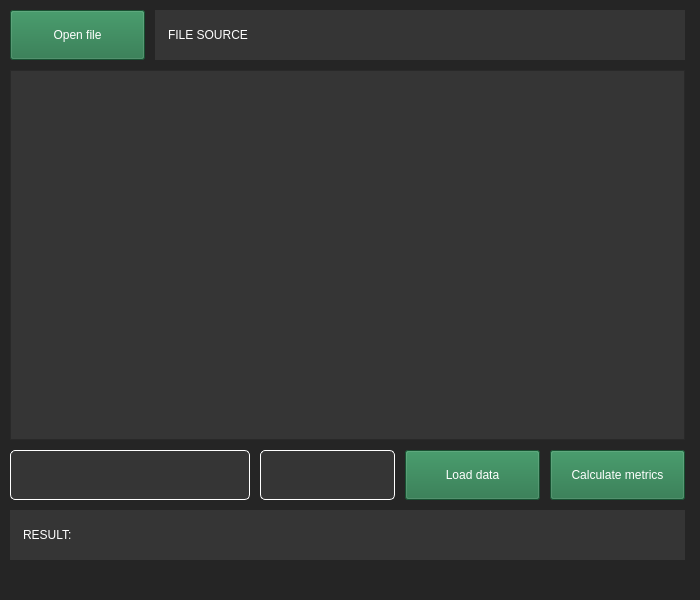
<?xml version="1.0" encoding="UTF-8"?>
<ui version="4.0">
 <class>MainWindow</class>
 <widget class="QMainWindow" name="MainWindow">
  <property name="geometry">
   <rect>
    <x>0</x>
    <y>0</y>
    <width>700</width>
    <height>600</height>
   </rect>
  </property>
  <property name="minimumSize">
   <size>
    <width>700</width>
    <height>600</height>
   </size>
  </property>
  <property name="sizeIncrement">
   <size>
    <width>700</width>
    <height>600</height>
   </size>
  </property>
  <property name="windowTitle">
   <string>Table</string>
  </property>
  <property name="styleSheet">
   <string notr="true">background-color: #252525;</string>
  </property>
  <widget class="QWidget" name="centralwidget">
   <widget class="QPushButton" name="openButton">
    <property name="geometry">
     <rect>
      <x>10</x>
      <y>10</y>
      <width>135</width>
      <height>50</height>
     </rect>
    </property>
    <property name="styleSheet">
     <string notr="true">background-color: #217245; 
color: white;</string>
    </property>
    <property name="text">
     <string>Open file</string>
    </property>
   </widget>
   <widget class="QTableWidget" name="tableWindow">
    <property name="geometry">
     <rect>
      <x>10</x>
      <y>70</y>
      <width>675</width>
      <height>370</height>
     </rect>
    </property>
    <property name="minimumSize">
     <size>
      <width>530</width>
      <height>370</height>
     </size>
    </property>
    <property name="sizeIncrement">
     <size>
      <width>530</width>
      <height>370</height>
     </size>
    </property>
    <property name="styleSheet">
     <string notr="true">QTableView {
    background-color: #353535;
	color: white;
}

QHeaderView::section{
	background-color: #353535;
	color: white;
}

QTableView QTableCornerButton::section {
    background: #353535;
}</string>
    </property>
   </widget>
   <widget class="QLineEdit" name="regionInput">
    <property name="geometry">
     <rect>
      <x>10</x>
      <y>450</y>
      <width>240</width>
      <height>50</height>
     </rect>
    </property>
    <property name="styleSheet">
     <string notr="true">background-color: #353535;
border: 1px solid white;
border-radius: 5px;
color: white;</string>
    </property>
   </widget>
   <widget class="QLineEdit" name="columnInput">
    <property name="geometry">
     <rect>
      <x>260</x>
      <y>450</y>
      <width>135</width>
      <height>50</height>
     </rect>
    </property>
    <property name="styleSheet">
     <string notr="true">background-color: #353535;
border: 1px solid white;
border-radius: 5px;
color: white;</string>
    </property>
    <property name="text">
     <string/>
    </property>
   </widget>
   <widget class="QPushButton" name="loadButton">
    <property name="geometry">
     <rect>
      <x>405</x>
      <y>450</y>
      <width>135</width>
      <height>50</height>
     </rect>
    </property>
    <property name="styleSheet">
     <string notr="true">background-color: #217245; 
color: white;</string>
    </property>
    <property name="text">
     <string>Load data</string>
    </property>
   </widget>
   <widget class="QPushButton" name="calcButton">
    <property name="geometry">
     <rect>
      <x>550</x>
      <y>450</y>
      <width>135</width>
      <height>50</height>
     </rect>
    </property>
    <property name="styleSheet">
     <string notr="true">background-color: #217245; 
color: white;</string>
    </property>
    <property name="text">
     <string>Calculate metrics</string>
    </property>
   </widget>
   <widget class="QLabel" name="resultLabel">
    <property name="geometry">
     <rect>
      <x>10</x>
      <y>510</y>
      <width>675</width>
      <height>50</height>
     </rect>
    </property>
    <property name="styleSheet">
     <string notr="true">background-color: #353535;
padding-left: 10px;
color: white;
</string>
    </property>
    <property name="text">
     <string>RESULT:</string>
    </property>
   </widget>
   <widget class="QLabel" name="FilePathLabel">
    <property name="geometry">
     <rect>
      <x>155</x>
      <y>10</y>
      <width>530</width>
      <height>50</height>
     </rect>
    </property>
    <property name="styleSheet">
     <string notr="true">background-color: #353535;
padding-left: 10px;
color: white;</string>
    </property>
    <property name="text">
     <string>FILE SOURCE</string>
    </property>
   </widget>
  </widget>
  <widget class="QMenuBar" name="menubar">
   <property name="geometry">
    <rect>
     <x>0</x>
     <y>0</y>
     <width>700</width>
     <height>25</height>
    </rect>
   </property>
  </widget>
  <widget class="QStatusBar" name="statusbar"/>
 </widget>
 <resources/>
 <connections/>
</ui>
